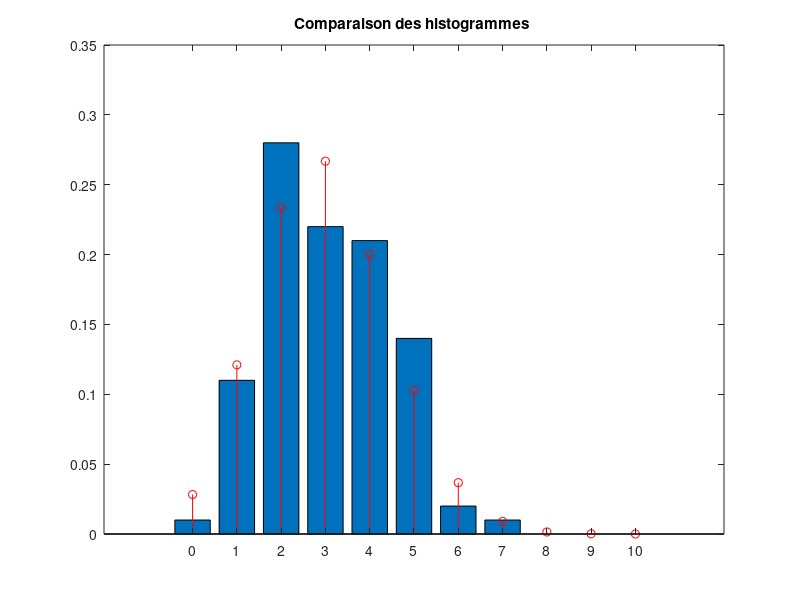
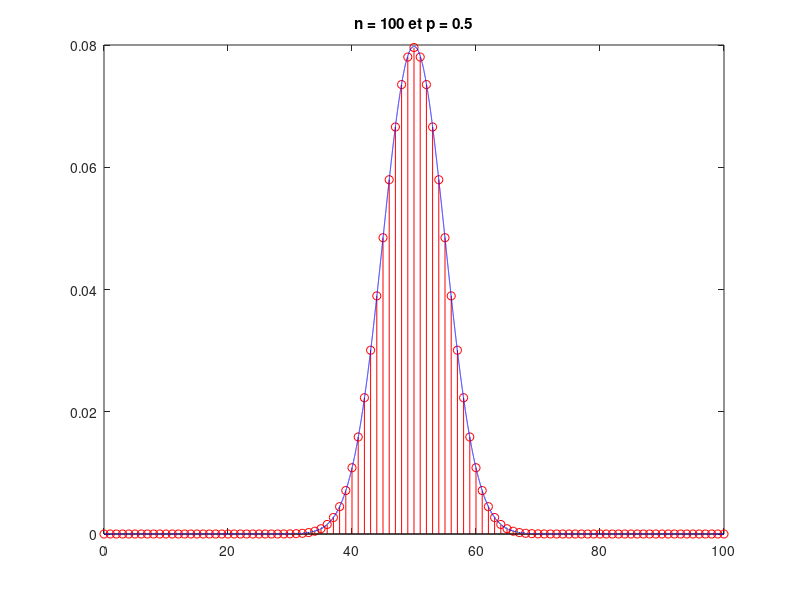
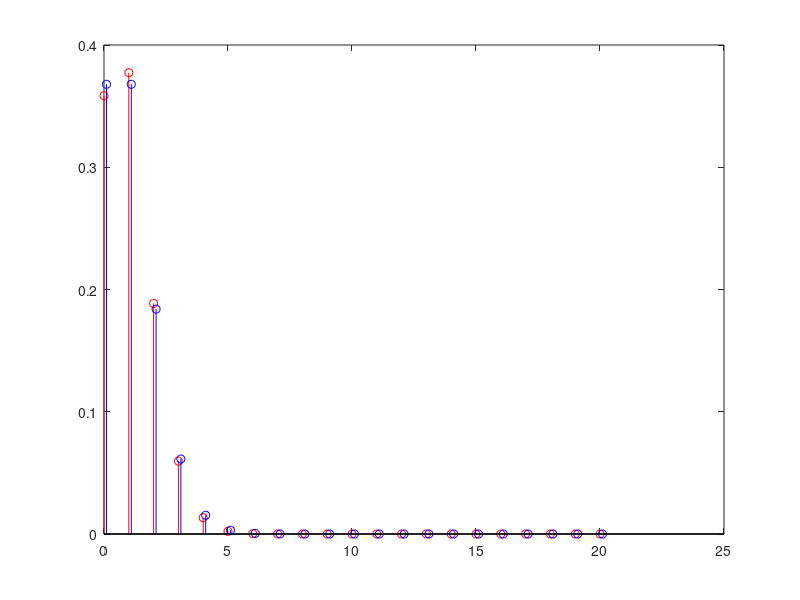

The MATLAB source for these figures, in order:
%% EXERCICE 1

%Question 2 (utilisez la fonction "rand")
N = 100;
p = 0.3;
X= rand(1,N);
Y= X<p;


%Question 3 (utiliser la fonction "sum")
N=100;
n=10;
p=0.3;
X= rand(n,N);
Y= X<p;
Z=  sum(Y,1);

%Question 4 (utilisez "mean" et "var")
mean(Z);
var(Z);

%Question 5 (utilisez la fonction "nchoosek" pour calculer les probabilit�s
%th�oriques) 

%Calcul des probabilit�s d'une loi binomiale
for k=1:(n+1)
    pb(k)= nchoosek(n,k-1)*(p^(k-1))*((1-p)^(n-k+1));
end
%Tracer de l'histogramme
H=hist(Z,0:1:n);
bar(0:1:n,H/N)
hold on
stem(0:1:n,pb,'r')
title('Comparaison des histogrammes ')

%% EXERCICE 2
N=100;
lambda=2;

%N r�alisations d'une loi Exp(2)
X= -log(1-rand(1,N))/lambda;
%comparaison entre moyenne empirique et esp�rance
mean(X);
var(X);


%% EXERCICE 3
% Question 1
n=100;
p=0.5;
%Calcul des proba pour une loi binomiale
for k=1:(n+1)
    pb1(k)= nchoosek(n,k-1)*(p^(k-1))*((1-p)^(n-k+1));
end
x=0:0.001:n;
m= n*p;
sigma2=n*p*(1-p);
%Calcul des valeurs de la densit� d'une loi N(m,sigma2)
y= (1/sqrt(sigma2*2*pi))*exp(-((x-m).^2)/(2*sigma2));
%Representation graphique
figure
stem(0:1:n,pb1,'r')
hold on
plot(x,y,'b')
title(['n = ' num2str(n) ' et p = ' num2str(p)])

% Question 2
n=20;
p=0.05;
%Calcul des proba pour une loi binomiale
for k=1:(n+1)
    pb2(k)=nchoosek(n,k-1)*(p^(k-1))*((1-p)^(n-k+1)); 
end
%Parametre de la loi de Poisson
lambda= n*p;
%Calcul des proba pour une loi de Poisson
for k=1:(n+1)
    pois(k)=(lambda^(k-1)*exp(-lambda))/gamma(k);
end
%Representation graphique
figure
stem(0:1:n,pb2,'r')
hold on
stem([0:1:n]+0.1,pois,'b')

%% Exercice 4
%Question 1 et 2 (utilisez la fonction "randn" etla fonction "mean")
N=100; %N=10, N=1000
m=4;
sigma=1.5;
X= sigma*randn(1,N)+m ;
mean (X);

%
Xn=(1/N)*sum(X);


%Question 3 - 4
N=1000; 
E=1000;
m=4;
sigma=1.5;
%simulation des �chantillons
X=sigma*randn(E,N)+m;

Xn=(1/N)*sum(X,2);

%IC avec variance connue
IC=[Xn-sigma*1.96/sqrt(N) Xn+sigma*1.96/sqrt(N)];
sum(IC(:,1)<m & IC(:,2)>m);

%IC variance inconnue
Sn=sqrt((1/(N-1))*(sum(X.^2,2)-N*(Xn.^2)));
IC=[ Xn-Sn*(tinv(0.975,N-1))/sqrt(N) Xn+Sn*(tinv(0.975,N-1))/sqrt(N)];
sum(IC(:,1)<m & IC(:,2)>m)

%% EXERCICE 5
N=1000;
theta=2;
E=1000;
%simulation des �chantillons
X= -theta * log(1-rand(E,N));
Xn= (1/N)*sum(X,2);
%IC asymptotiques pour theta
IC=[Xn/((1.96/sqrt(N))+1) Xn/((-1.96/sqrt(N))+1)]
sum(IC(:,1)<theta & IC(:,2)>theta)









